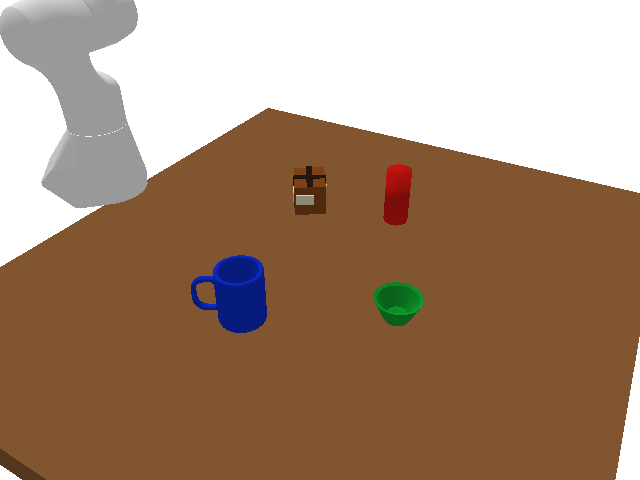
#> input picture outputs/20260816_140448_414159_run_seed10/demo.gif, 640 x 480 px
$ python extract_gif_frames.py
#> lines starting #> are read from the running program, lines starting #| are printed output that depends on the picture
"""Extract real frames from the retained simulated-grasp GIF for the portfolio deck."""

from pathlib import Path

from PIL import Image


ROOT = Path(__file__).resolve().parents[2]
SOURCE = ROOT / "outputs/20260816_140448_414159_run_seed10/demo.gif"
DESTINATION = ROOT / "deliverables/portfolio/assets"


def main() -> None:
    DESTINATION.mkdir(parents=True, exist_ok=True)
    with Image.open(SOURCE) as image:
#> image is the input picture: PIL image 640x480 P; mean R, G, B 164.8, 138.2, 115.5
        frame_count = image.n_frames
#> frame_count = 29
        for label, index in (("approach", max(0, frame_count // 5)), ("lift", max(0, (frame_count * 4) // 5))):
            image.seek(index)
            image.convert("RGB").save(DESTINATION / f"seed10_{label}.png")
#> this loop made 2 passes
#> (label, index) on passes 1 to 2: ('approach', 5), ('lift', 23)
#> pass 1, in main, `image.convert("RGB").save(DESTINATION / f"seed10_{label}.png")`:
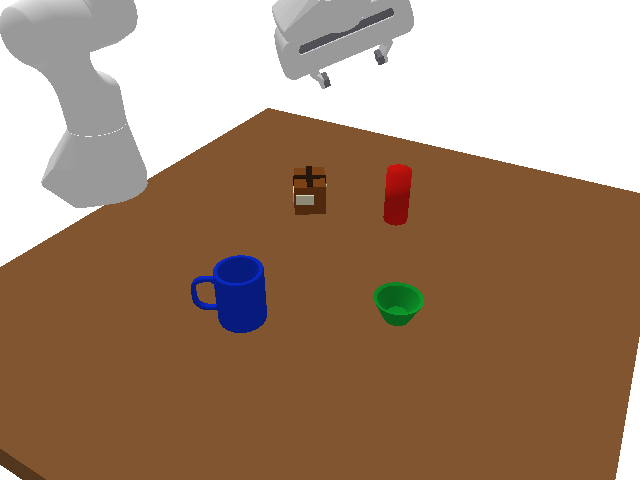
#> saved as seed10_approach.png: PIL image 640x480 RGB; mean R, G, B 161.9, 135.3, 112.6
#> pass 2, in main, `image.convert("RGB").save(DESTINATION / f"seed10_{label}.png")`:
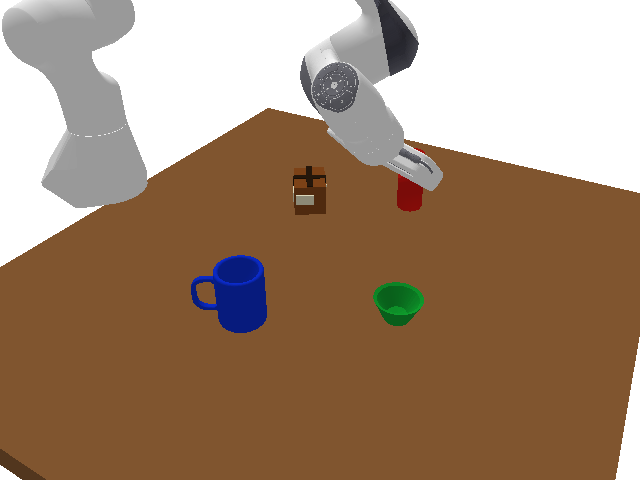
#> saved as seed10_lift.png: PIL image 640x480 RGB; mean R, G, B 161, 135.1, 112.8
    print(f"Extracted two frames from {SOURCE.relative_to(ROOT)} ({frame_count} total frames).")
#| Extracted two frames from outputs/20260816_140448_414159_run_seed10/demo.gif (29 total frames).


if __name__ == "__main__":
    main()
